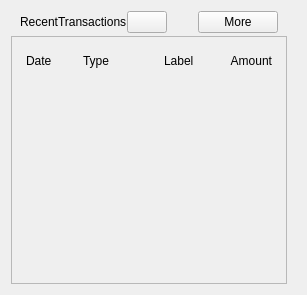
    <widget class="QWidget" name="widgetRecent" native="true">
     <layout class="QVBoxLayout" name="verticalLayout">
      <property name="spacing">
       <number>0</number>
      </property>
      <property name="rightMargin">
       <number>20</number>
      </property>
      <item>
       <layout class="QHBoxLayout" name="horizontalLayout_6">
        <property name="leftMargin">
         <number>9</number>
        </property>
        <property name="rightMargin">
         <number>9</number>
        </property>
        <property name="bottomMargin">
         <number>3</number>
        </property>
        <item>
         <widget class="QLabel" name="labelRecentTransactions">
          <property name="text">
           <string>RecentTransactions</string>
          </property>
         </widget>
        </item>
        <item>
         <widget class="QPushButton" name="labelTransactionsStatus">
          <property name="enabled">
           <bool>true</bool>
          </property>
          <property name="toolTip">
           <string>The displayed information may be out of date. Your wallet automatically synchronizes with the SIN network after a connection is established, but this process has not completed yet.</string>
          </property>
          <property name="text">
           <string/>
          </property>
          <property name="icon">
           <iconset>
            <normaloff>:/icons/warning</normaloff>
            <disabledoff>:/icons/warning</disabledoff>:/icons/warning</iconset>
          </property>
          <property name="iconSize">
           <size>
            <width>24</width>
            <height>24</height>
           </size>
          </property>
         </widget>
        </item>
        <item>
         <spacer name="horizontalSpacer_3">
          <property name="orientation">
           <enum>Qt::Horizontal</enum>
          </property>
          <property name="sizeHint" stdset="0">
           <size>
            <width>0</width>
            <height>20</height>
           </size>
          </property>
         </spacer>
        </item>
        <item>
         <widget class="QPushButton" name="showMoreButton">
          <property name="text">
           <string>More</string>
          </property>
         </widget>
        </item>
       </layout>
      </item>
      <item>
       <layout class="QVBoxLayout" name="verticalLayout_3">
        <item>
         <widget class="QFrame" name="frameRecentTransactions">
          <property name="frameShape">
           <enum>QFrame::StyledPanel</enum>
          </property>
          <property name="frameShadow">
           <enum>QFrame::Raised</enum>
          </property>
          <layout class="QVBoxLayout" name="verticalLayout_8">
           <item>
            <widget class="QWidget" name="widget_header" native="true">
             <layout class="QHBoxLayout" name="horizontalLayout_5">
              <property name="spacing">
               <number>5</number>
              </property>
              <property name="leftMargin">
               <number>5</number>
              </property>
              <property name="topMargin">
               <number>5</number>
              </property>
              <property name="rightMargin">
               <number>5</number>
              </property>
              <property name="bottomMargin">
               <number>5</number>
              </property>
              <item>
               <widget class="QLabel" name="labelDate">
                <property name="text">
                 <string>Date</string>
                </property>
               </widget>
              </item>
              <item>
               <widget class="QLabel" name="labelType">
                <property name="text">
                 <string>Type</string>
                </property>
               </widget>
              </item>
              <item>
               <spacer name="horizontalSpacer_2">
                <property name="orientation">
                 <enum>Qt::Horizontal</enum>
                </property>
                <property name="sizeType">
                 <enum>QSizePolicy::Fixed</enum>
                </property>
                <property name="sizeHint" stdset="0">
                 <size>
                  <width>25</width>
                  <height>20</height>
                 </size>
                </property>
               </spacer>
              </item>
              <item>
               <widget class="QLabel" name="labelAddress">
                <property name="text">
                 <string>Label</string>
                </property>
               </widget>
              </item>
              <item>
               <widget class="QLabel" name="labelAmount">
                <property name="text">
                 <string>Amount</string>
                </property>
                <property name="alignment">
                 <set>Qt::AlignRight|Qt::AlignTrailing|Qt::AlignVCenter</set>
                </property>
               </widget>
              </item>
             </layout>
            </widget>
           </item>
           <item>
            <widget class="QListView" name="listTransactions">
             <property name="styleSheet">
              <string notr="true">QListView { background: transparent; }</string>
             </property>
             <property name="frameShape">
              <enum>QFrame::NoFrame</enum>
             </property>
             <property name="verticalScrollBarPolicy">
              <enum>Qt::ScrollBarAlwaysOff</enum>
             </property>
             <property name="horizontalScrollBarPolicy">
              <enum>Qt::ScrollBarAlwaysOff</enum>
             </property>
            </widget>
           </item>
          </layout>
         </widget>
        </item>
       </layout>
      </item>
     </layout>
    </widget>
